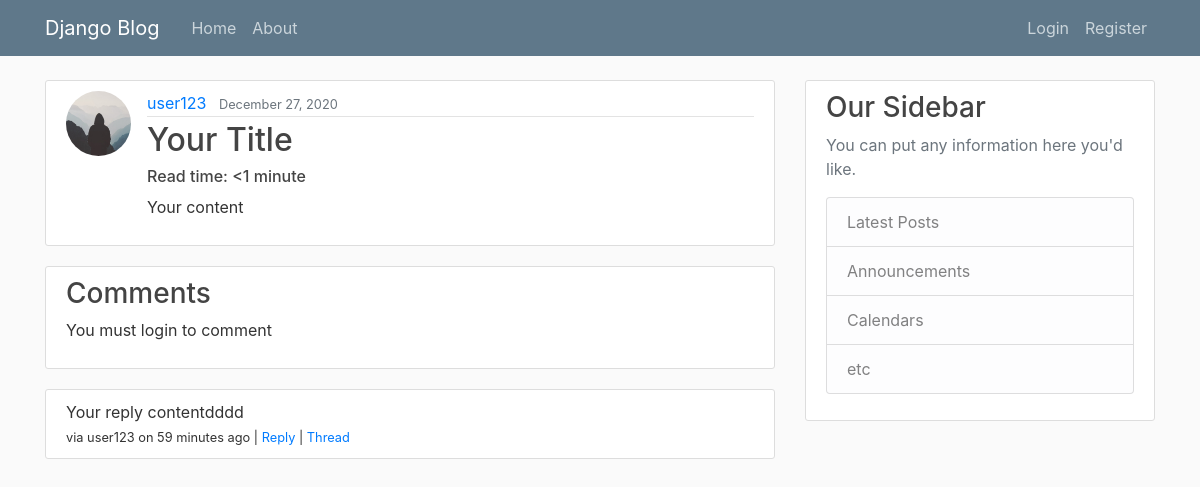
/post/your-title/, run on the app's committed database.
### blog/models.py (models this page shows, shortened)
class Post(models.Model):
    class PostObjects(models.Manager):
        def get_queryset(self):
            return super().get_queryset().filter(date_posted__lte=timezone.now())
    author = models.ForeignKey(User, on_delete=models.CASCADE, default=1)
    title = models.CharField(max_length=100)
    slug = models.SlugField(unique=True, blank=True, null=True)
    content = models.TextField()
    date_posted = models.DateTimeField(default=timezone.now)
    read_time = models.IntegerField(default=0, null=True, blank=True) #models.TimeField(null=True, blank=True)
    @property
    def comments(self):
        instance = self
        qs = Comment.objects.filter_by_instance(instance)
        return qs
    @property
    def get_content_type(self):
        instance = self
        content_type = ContentType.objects.get_for_model(instance.__class__)
        return content_type

### users/models.py (models this page shows, shortened)
class Profile(models.Model):
    user = models.OneToOneField(User, on_delete=models.CASCADE)
    image = models.ImageField(default='default.jpg', upload_to='profile_pics')

### comments/models.py (models this page shows, shortened)
class Comment(models.Model):
    author = models.ForeignKey(User, on_delete=models.CASCADE, default=1)
    content_type = models.ForeignKey(ContentType, on_delete=models.CASCADE)
    object_id = models.PositiveIntegerField()
    content_object = GenericForeignKey('content_type', 'object_id')
    parent = models.ForeignKey("self", null=True, blank=True, on_delete=models.CASCADE)
    content = models.TextField()
    timestamp = models.DateTimeField(default=timezone.now)
    objects = CommentManager()
    class Meta:
        ordering = ['-timestamp']
    def get_absolute_url(self):
        return reverse('comments:thread', kwargs={'pk': self.pk})
    def children(self): #replies
        return Comment.objects.filter(parent=self)

### blog/views.py (the view, shortened to what this page needs)
# urls.py: path('post/<slug:slug>/', PostDetailView.as_view(), name='post-detail'),
class PostDetailView(View):
    def get(self, request, *args, **kwargs):
        view = PostDetailGetView.as_view()
        return view(request, *args, **kwargs)

### blog/views.py (called while the page is built)
    def get_context_data(self, **kwargs):
        context = super().get_context_data(**kwargs)
        instance = self.get_object()
        comments = instance.comments
        context['comments'] = comments
        initial_data = {
            'content_type': instance.get_content_type,
            'object_id': instance.id
            }
        comment_form = CommentForm(self.request.POST or None, initial=initial_data)
        context['comment_form'] = comment_form
        return context

### comments/models.py (called while the page is built)
    def filter_by_instance(self, instance):
        content_type = ContentType.objects.get_for_model(instance.__class__)
        obj_id = instance.id
        qs = super(CommentManager, self).filter(content_type=content_type, object_id=obj_id).filter(parent=None)
        return qs

### blog/templates/blog/post_detail.html (shortened to what this page needs)
{% extends "blog/base.html" %}
{% load crispy_forms_tags %}
{% block content %}
  <article class="media content-section">
    <img class="rounded-circle article-img" src="{{ post.author.profile.image.url }}">
    <div class="media-body">
      <div class="article-metadata">
        <a class="mr-2" href="{% url 'user-posts' post.author.username %}">{{ post.author }}</a>
        <small class="text-muted">{{ post.date_posted|date:"F d, Y" }}</small>
      </div>
      <h2 class="article-title" >{{ post.title }}</h2>
      <h6> Read time: {% if post.read_time <= 1 %} <1 minute {% else %} {{ post.read_time }} minutes {% endif %} </h6>
      <p class="article-content">{{ post.content }}</p>
    </div>
  </article>
<article class="media content-section">
  <div class="media-body">
    <h3>Comments</h3>
    {% if request.user.is_authenticated %}
    <form method="post" action="">
      {% csrf_token %}
      {{ comment_form|crispy }}
      <input type="submit" value="Post comment" class="btn btn-default">
    </form>
    {% else %}
      <p>You must login to comment</p>
    {% endif %}
  </div>
</article>
{% for comment in comments %}
  <article class="media content-section">
      <div class="media-body">
        {{ comment.content }}
        <br>
        <small>via {{ comment.author }} on {{ comment.timestamp|timesince }} ago |  <a class="comment-reply-btn" href="#">Reply</a> | <a class="" href="{{ comment.get_absolute_url }}">Thread</a></small>
      </div>
  </article>
{% endfor %}
{% endblock content %}

### blog/static/blog/main.css (style rules this page uses)
body { background: #fafafa; color: #333333; margin-top: 5rem; }
h1, h2, h3, h4, h5, h6 { color: #444444; }
.content-section { background: #ffffff; padding: 10px 20px; border: 1px solid #dddddd; border-radius: 3px; margin-bottom: 20px; }
.article-title { color: #444444; }
.article-content { white-space: pre-line; }
.article-img { height: 65px; width: 65px; margin-right: 16px; }
.article-metadata { padding-bottom: 1px; margin-bottom: 4px; border-bottom: 1px solid #e3e3e3 }

### data on the page
Post: author.profile.image (placeholder picture), author "user123", date_posted "December 27, 2020", title "Your Title", content "Your content"
Comment: content "Your reply contentdddd", author "user123", timestamp "59 minutes"
